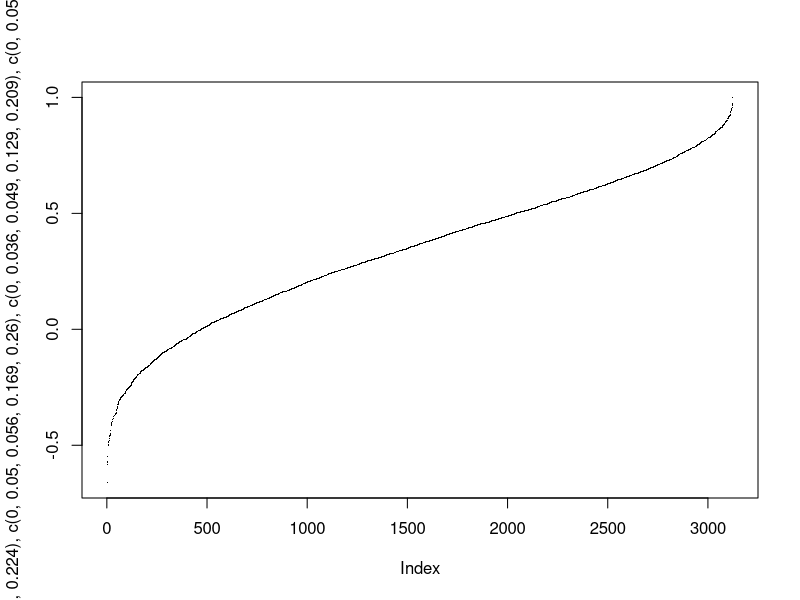
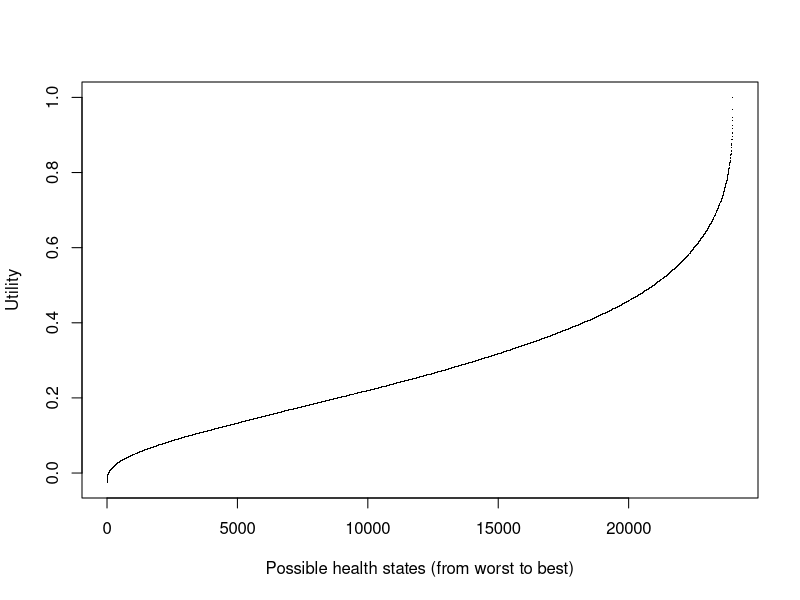
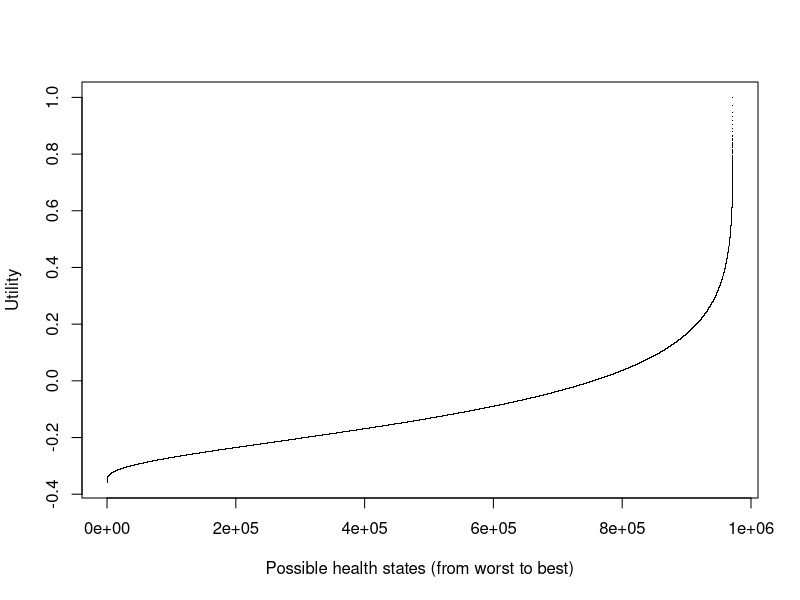

Here is the R script that generated these plots, in order:

## R code to generate and plot the distribution of all possible EQ-5D-5L values, using the German Value Set:

# All possible combinations and corresponding (negative) utility changes: [Note that the reference value is 1 in case of no restrictions in any of the 5 domains. The values below (one per domain) are subtracted according to the stated severity of the restrictions]

expand.grid(c(0,0.026,0.042,0.139,0.224), c(0,0.050,0.056,0.169,0.260), c(0,0.036,0.049,0.129,0.209), c(0,0.057,0.109,0.404,0.612), c(0,0.030,0.082,0.244,0.356))

# Resulting utility values:
1-rowSums(expand.grid(c(0,0.026,0.042,0.139,0.224), c(0,0.050,0.056,0.169,0.260), c(0,0.036,0.049,0.129,0.209), c(0,0.057,0.109,0.404,0.612), c(0,0.030,0.082,0.244,0.356)))

# Plot of the resulting values (=hypothetical distribution of EQ-5D-5L values if all possible combinations occured with the same probability):
plot(sort(1-rowSums(expand.grid(c(0,0.026,0.042,0.139,0.224), c(0,0.050,0.056,0.169,0.260), c(0,0.036,0.049,0.129,0.209), c(0,0.057,0.109,0.404,0.612), c(0,0.030,0.082,0.244,0.356)))), pch=".")
dev.off()
# Note that a substantial proportion of possible answers yield a negative utility value ("Worse than death")!


## R code to generate and plot the distribution of all possible HUI-2 values (Health Utility Index 2):

dim(expand.grid(c(1,0.95,0.86,0.61), c(1,0.97,0.84,0.73,0.58), c(1,0.93,0.81,0.70,0.53), c(1,0.95,0.88,0.65), c(1,0.97,0.91,0.80), c(1,0.97,0.85,0.64,0.38), c(1,0.97,0.88))) #24000

plot(sort(1.06*apply(expand.grid(c(1,0.95,0.86,0.61), c(1,0.97,0.84,0.73,0.58), c(1,0.93,0.81,0.70,0.53), c(1,0.95,0.88,0.65), c(1,0.97,0.91,0.80), c(1,0.97,0.85,0.64,0.38), c(1,0.97,0.88)) , 1, prod))-0.06, type="p", pch=".", ylab="Utility", xlab="Possible health states (from worst to best)")
dev.off()
summary(sort(1.06*apply(expand.grid(c(1,0.95,0.86,0.61), c(1,0.97,0.84,0.73,0.58), c(1,0.93,0.81,0.70,0.53), c(1,0.95,0.88,0.65), c(1,0.97,0.91,0.80), c(1,0.97,0.85,0.64,0.38), c(1,0.97,0.88)) , 1, prod))-0.06)

#Minimum: 
1.06*(0.61*0.58*0.53*0.65*0.80*0.38*0.88)-0.06  #-0.02543718

#Maximum: 
1.06*(1*1*1*1*1*1*1)-0.06 #1

## R code to generate and plot the distribution of all possible HUI-3 values (Health Utility Index ):

dim(expand.grid(c(1,0.98,0.89,0.84,0.75,0.61), c(1,0.95,0.89,0.80,0.74,0.61), c(1,0.94,0.89,0.81,0.68), c(1,0.93,0.86,0.73,0.65,0.58), c(1,0.95,0.88,0.76,0.65,0.56), c(1,0.95,0.85,0.64,0.46), c(1,0.92,0.95,0.83,0.60,0.42), c(1,0.96,0.90,0.77,0.55))) #972000

plot(sort((1.371*apply(expand.grid(c(1,0.98,0.89,0.84,0.75,0.61), c(1,0.95,0.89,0.80,0.74,0.61), c(1,0.94,0.89,0.81,0.68), c(1,0.93,0.86,0.73,0.65,0.58), c(1,0.95,0.88,0.76,0.65,0.56), c(1,0.95,0.85,0.64,0.46), c(1,0.92,0.95,0.83,0.60,0.42), c(1,0.96,0.90,0.77,0.55)), 1, prod))-0.371), type="p", pch=".", ylab="Utility", xlab="Possible health states (from worst to best)")

#Minimum: -0.3590273

#Maximum: 1.000
